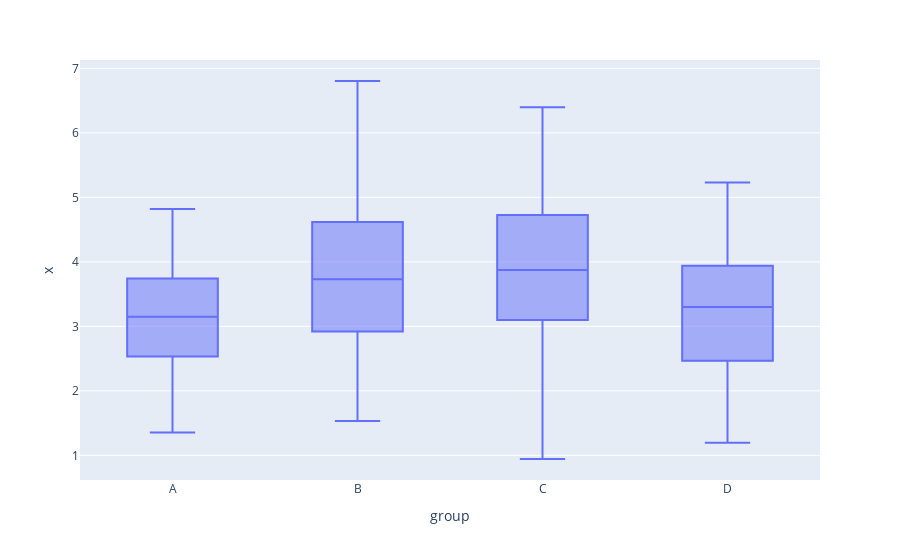

Notebook source saved alongside this figure:
### Code cell
# boxplots of x by group
plotly.offline.iplot(
    plotly.express.box(data1, x = "group", y = "x")
)

### Figure 1 — Plotly figure (JSON) as saved in the notebook; plotly's stock layout.template omitted (floating-point values rounded to 4 significant figures; data arrays with more than 128 entries replaced by an {"elided": "..."} marker saying what was removed)
{"data": [{"alignmentgroup": "True", "hoverlabel": {"namelength": 0}, "hovertemplate": "group=%{x}<br>x=%{y}", "legendgroup": "", "marker": {"color": "#636efa"}, "name": "", "notched": false, "offsetgroup": "", "orientation": "v", "showlegend": false, "type": "box", "x": {"elided": "200 str values"}, "x0": " ", "xaxis": "x", "y": {"elided": "200 float values"}, "y0": " ", "yaxis": "y"}], "layout": {"boxmode": "group", "legend": {"tracegroupgap": 0}, "margin": {"t": 60}, "xaxis": {"anchor": "y", "domain": [0, 1], "title": {"text": "group"}}, "yaxis": {"anchor": "x", "domain": [0, 1], "title": {"text": "x"}}}}
